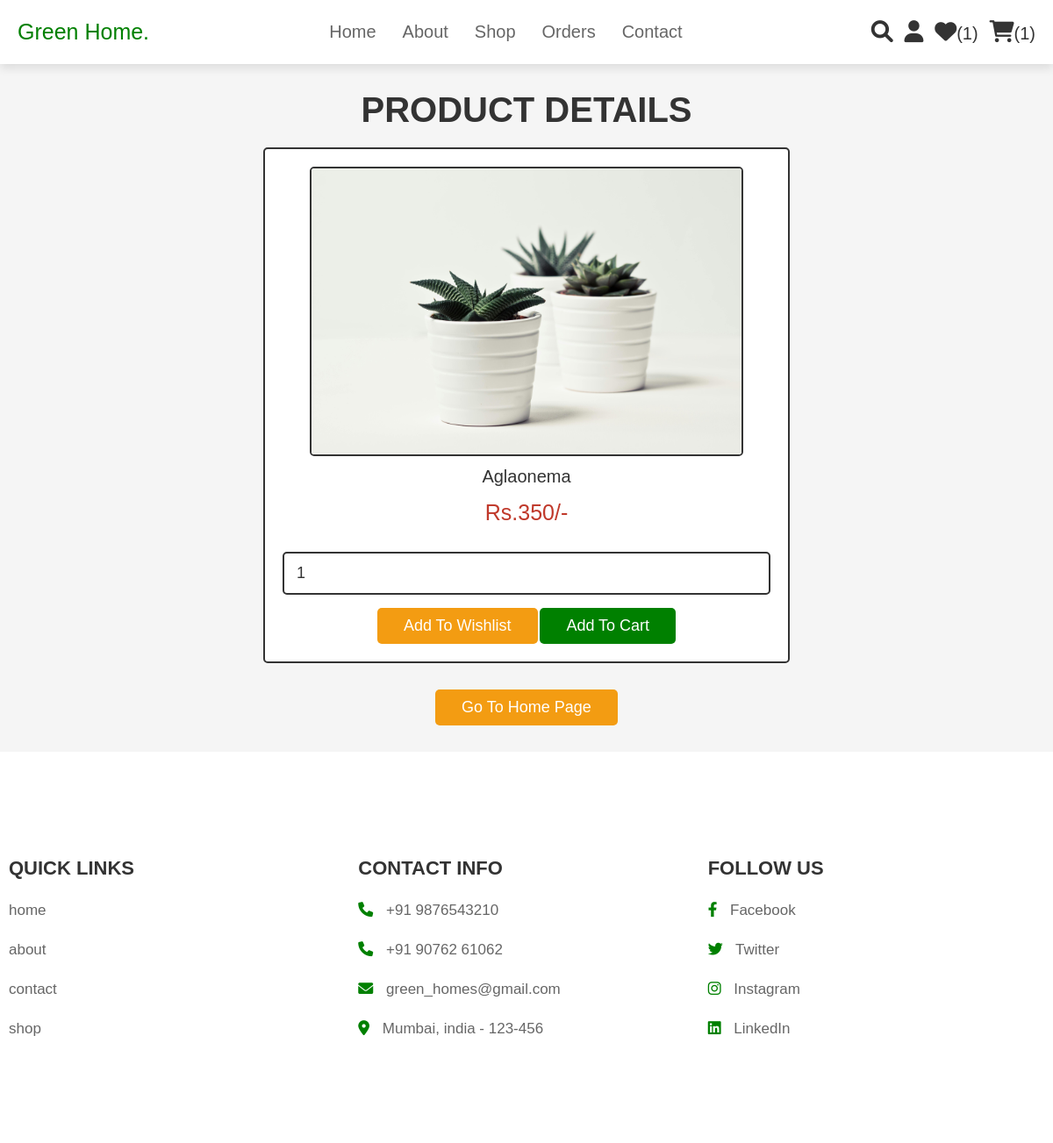
The app's page /view_page.php?pid=1 (signed in) with its own data.
### tables this page shows
CREATE TABLE `products` (
  `id` int(100) NOT NULL,
  `name` varchar(100) NOT NULL,
  `details` varchar(500) NOT NULL,
  `price` int(100) NOT NULL,
  `image` varchar(100) NOT NULL
);

### view_page.php (the view, shortened to what this page needs)
<?php
@include 'config.php';
?>
<!DOCTYPE html>
<html lang="en">
<head>
   <link rel="stylesheet" href="https://cdnjs.cloudflare.com/ajax/libs/font-awesome/6.0.0/css/all.min.css">
   <link rel="stylesheet" href="css/style.css">
</head>
<body>
   <?php @include 'header.php'; ?>
   <section class="quick-view">
      <h1 class="title">product details</h1>
      <?php
        if(isset($_GET['pid'])){
            $pid = $_GET['pid'];
            $select_products = mysqli_query($conn, "SELECT * FROM `products` WHERE id = '$pid'") or die('query failed');
         if(mysqli_num_rows($select_products) > 0){
            while($fetch_products = mysqli_fetch_assoc($select_products)){
    ?>
      <form action="" method="POST">
         <img src="uploaded_img/<?php echo $fetch_products['image']; ?>" alt="" class="image">
         <div class="name"><?php echo $fetch_products['name']; ?></div>
         <div class="price">Rs.<?php echo $fetch_products['price']; ?>/-</div>
         <div class="details"><?php echo $fetch_products['details']; ?></div>
         <input type="number" name="product_quantity" value="1" min="0" class="qty">
         <input type="submit" value="add to wishlist" name="add_to_wishlist" class="option-btn">
         <input type="submit" value="add to cart" name="add_to_cart" class="btn">
      </form>
      <?php
            }
        }else{
        echo '<p class="empty">no products details available!</p>';
        }
    }
    ?>
      <div class="more-btn">
         <a href="home.php" class="option-btn">go to home page</a>
      </div>
   </section>
   <?php @include 'footer.php'; ?>
</body>
</html>

### css/style.css (style rules this page uses)
:root { --pink: green; --red: #c0392b; --orange: #f39c12; --black: #333; --white: #fff; --light-color: #666; --light-white: #ccc; --light-bg: #f5f5f5; --border: .2rem solid var(--black); --box-shadow: 0 .5rem 1rem rgba(0, 0, 0, .1); }
* { font-family: 'Rubik', sans-serif; margin: 0; padding: 0; box-sizing: border-box; outline: none; border: none; text-decoration: none; transition: all .2s linear; }
html { font-size: 62.5%; overflow-x: hidden; scroll-behavior: smooth; scroll-padding-top: 6.5rem; }
body { background: var(--light-bg); }
section { padding: 3rem 2rem; }
.btn, .delete-btn, .option-btn { display: inline-block; border-radius: .5rem; margin-top: 1rem; font-size: 1.8rem; color: var(--white); cursor: pointer; padding: 1rem 3rem; text-transform: capitalize; }
.btn { background-color: var(--pink); position: relative; z-index: 999; }
.option-btn { background-color: var(--orange); }
.more-btn { margin-top: 2rem; text-align: center; }
.title { text-align: center; margin-bottom: 20px; color: var(--black); text-transform: uppercase; font-size: 4rem; }
.quick-view form { max-width: 60rem; padding: 2rem; text-align: center; border: var(--border); box-shadow: var(--border); border-radius: .5rem; background-color: var(--white); margin: 0 auto; }
.quick-view form .image { height: 33rem; border: var(--border); border-radius: .5rem; }
.quick-view form .name { margin: 1rem 0; font-size: 2rem; color: var(--black); }
.quick-view form .price { color: var(--red); font-size: 2.5rem; padding: .5rem 0; }
.quick-view form .details { padding: 1rem 0; font-size: 1.5rem; color: var(--light-color); line-height: 2; }
.quick-view form .qty { width: 100%; padding: 1.2rem 1.4rem; font-size: 1.8rem; color: var(--black); border-radius: .5rem; border: var(--border); margin: .5rem 0; }

### records on screen
products: image (picture), name "Aglaonema", price "350"

### other values on screen
$wishlist_num_rows "1"
$cart_num_rows "1"
